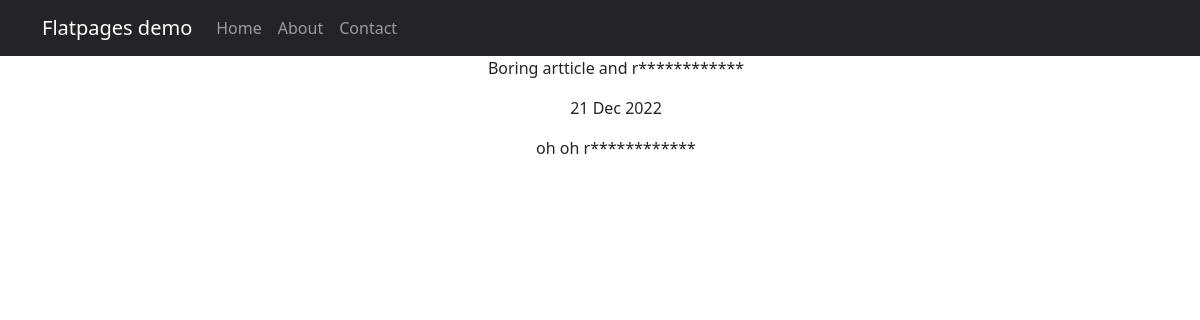
The page /posts/2 on the database its author committed.
### posts/models.py (models this page shows, shortened)
class Post(models.Model):
    NEWS = "NEWS"
    ARTICLE = "ARTCL"
    CATEGORIES = ((NEWS, "News articles"), (ARTICLE, "Articles"))
    author_id = models.ForeignKey(Author, on_delete=models.CASCADE)
    category_type = models.CharField(max_length=5, choices=CATEGORIES, default=NEWS)
    created_at = models.DateTimeField(auto_now_add=True)
    category_id = models.ManyToManyField(Category, through='PostCategory')
    title = models.CharField(max_length=128)
    text = models.TextField()
    rating = models.IntegerField(default=0)

### posts/views.py (the view)
# urls.py: path('<int:pk>', PostDetail.as_view(), name='post_detail'),
class PostDetail(DetailView):
    model = Post
    template_name = 'post.html'
    context_object_name = 'post'

### posts/templatetags/custom_filters.py (called while the page is built)
@register.filter()
def censorship(value):
    word = 'reallybadword'
    if not isinstance(value, str):
        raise ValueError(f"String is expected, got {type(value)}")
    for w in value.split():
        if w.lower() == word:
            value = value.replace(w, f"{w[0]}{'*' * (len(w) - 1)}")
    return value

### templates/post.html (shortened to what this page needs)
{% extends 'flatpages/default.html' %}
{% load custom_filters %}
{% block content %}
    {% if post %}
        <ul>{{ post.title|censorship }}</ul>
        <ul>{{ post.created_at|date:'d M Y' }}</ul>
        <ul>{{ post.text|censorship }}</ul>
    {% endif %}
{% endblock content %}

### rows shown on the page
Post: title|censorship "Boring artticle and r************", created_at "21 Dec 2022", text|censorship "oh oh r************"
